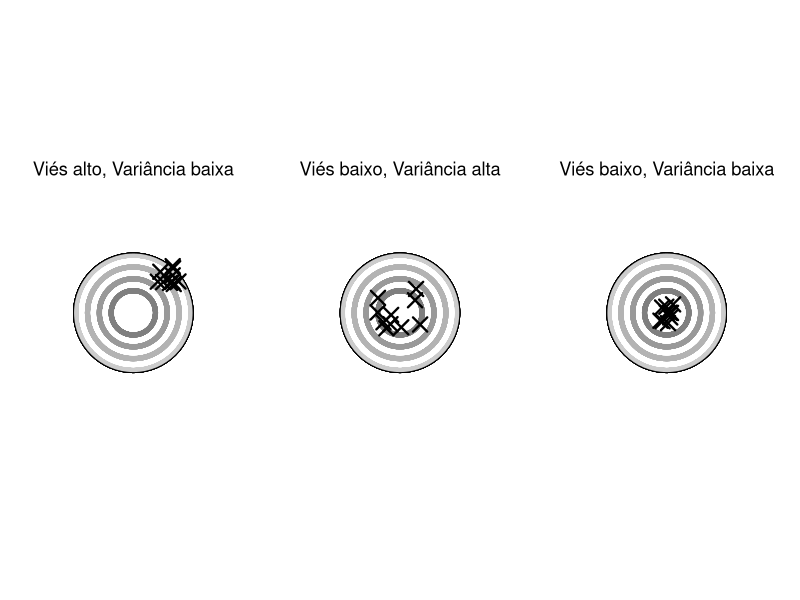

Source code (R):
# para reprodutibilidade
set.seed(1234)

# Função para criar o alvo com os pontos
target_board_ggplot <- function(title,
                                m_shift = 0,
                                sd_spread = 0.1) {
  # Cria um dataframe com os pontos aleatórios
  df_points <- tibble::tibble(
    x = runif(10, min = m_shift - sd_spread, max = m_shift + sd_spread),
    y = runif(10, min = m_shift - sd_spread, max = m_shift + sd_spread)
  )
  
  ggplot2::ggplot(df_points, ggplot2::aes(x = x, y = y)) +
    # Círculos concêntricos do alvo
    ggplot2::geom_point(
      ggplot2::aes(x = 0, y = 0),
      shape = 21,
      size = 40,
      fill = "gray80",
      color = "black"
    ) +
    ggplot2::geom_point(
      ggplot2::aes(x = 0, y = 0),
      shape = 21,
      size = 36,
      fill = "white",
      color = "white"
    ) +
    ggplot2::geom_point(
      ggplot2::aes(x = 0, y = 0),
      shape = 21,
      size = 32,
      fill = "gray70",
      color = "gray70"
    ) +
    ggplot2::geom_point(
      ggplot2::aes(x = 0, y = 0),
      shape = 21,
      size = 28,
      fill = "white",
      color = "white"
    ) +
    ggplot2::geom_point(
      ggplot2::aes(x = 0, y = 0),
      shape = 21,
      size = 24,
      fill = "gray60",
      color = "gray60"
    ) +
    ggplot2::geom_point(
      ggplot2::aes(x = 0, y = 0),
      shape = 21,
      size = 20,
      fill = "white",
      color = "white"
    ) +
    ggplot2::geom_point(
      ggplot2::aes(x = 0, y = 0),
      shape = 21,
      size = 16,
      fill = "gray50",
      color = "gray50"
    ) +
    ggplot2::geom_point(
      ggplot2::aes(x = 0, y = 0),
      shape = 21,
      size = 12,
      fill = "white",
      color = "white"
    ) +
    
    # Adiciona os pontos aleatórios
    ggplot2::geom_point(
      shape = 4,
      size = 4,
      stroke = 1.2,
      color = "black"
    ) +
    
    # Define as coordenadas e o tema
    ggplot2::coord_fixed(xlim = c(-1.0, 1.0), ylim = c(-1.0, 1.0)) +
    ggplot2::theme_void() +
    ggplot2::ggtitle(title) +
    ggplot2::theme(plot.title = ggplot2::element_text(hjust = 0.5))
}

p1 <- target_board_ggplot("Viés alto, Variância baixa",
                          m_shift = 0.3,
                          sd_spread = 0.1)
p2 <- target_board_ggplot("Viés baixo, Variância alta",
                          m_shift = 0,
                          sd_spread = 0.2)
p3 <- target_board_ggplot("Viés baixo, Variância baixa",
                          m_shift = 0,
                          sd_spread = 0.1)

# Grid de 1x3 para exibir os plots
gridExtra::grid.arrange(p1, p2, p3, ncol = 3)
